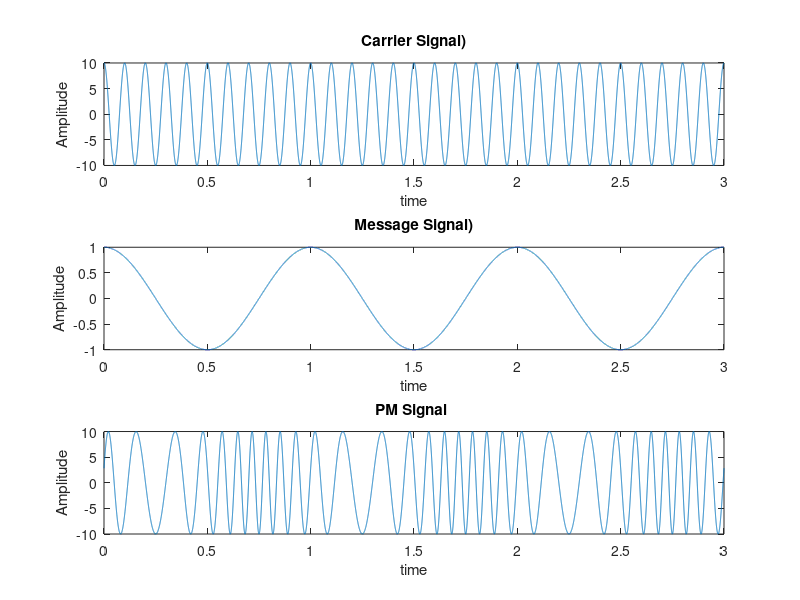

This figure's MATLAB source:
clc;
close all;

fs=10000;
dt=1/fs;
t=0:dt:3;
kp=5;

fc=10;
Ac=10;
ct=Ac*cos(2*pi*fc*t);
subplot(3,1,1);
plot(t,ct),xlabel('time'),ylabel('Amplitude'),title('Carrier Signal)');

fm=1;
Am=1;
mt=Am*cos(2*pi*fm*t);
subplot(3,1,2);
plot(t,mt),xlabel('time'),ylabel('Amplitude'),title('Message Signal)');

st=Ac*cos(2*pi*fc*t+kp*mt);
subplot(3,1,3);
plot(t,st),xlabel('time'),ylabel('Amplitude'),title('PM Signal ');